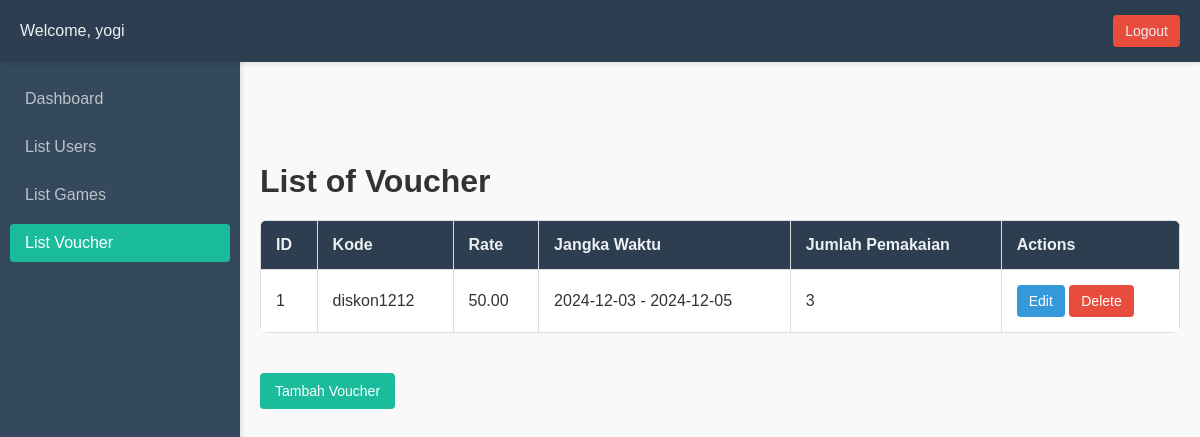
The page /admin/listVoucher.php (signed in) on the database its author committed.
### tables this page shows
CREATE TABLE `vouchers` (
  `id` int(11) NOT NULL,
  `code` varchar(50) NOT NULL,
  `discount_rate` decimal(5,2) NOT NULL,
  `max_discount` decimal(10,2) DEFAULT NULL,
  `start_date` date NOT NULL,
  `end_date` date NOT NULL,
  `usage_limit` int(11) NOT NULL DEFAULT 1,
  `used_count` int(11) NOT NULL DEFAULT 0,
  `created_at` timestamp NOT NULL DEFAULT current_timestamp()
);

### admin/listVoucher.php (the view, shortened to what this page needs)
<?php
$conn = connect_db();
$voucher = "select * from vouchers";
$hasil = $conn->query($voucher);
?>
<!DOCTYPE html>
<html lang="en">
<head>
</head>
<body>
    <div class="navbar">
        <div class="user-info">
            <span>Welcome, <?php echo htmlspecialchars($_SESSION['fullname']); ?></span>
        </div>
        <a href="../logout.php" class="logout-btn">Logout</a>
    </div>
    <div class="sidebar">
        <a href="dashboardAdmin.php">Dashboard</a>
        <a href="listUsers.php">List Users</a>
        <a href="listGames.php">List Games</a>
        <a href="#" class="active">List Voucher</a>
    </div>
    <div class="content">
        <h1>List of Voucher</h1>
        <table>
            <?php if ($hasil->num_rows > 0): ?>
                <thead>
                    <tr>
                        <th>ID</th>
                        <th>Kode</th>
                        <th>Rate</th>
                        <th>Jangka Waktu</th>
                        <th>Jumlah Pemakaian</th>
                        <th>Actions</th>
                    </tr>
                </thead>
                <tbody>
                    <?php while ($row = $hasil->fetch_assoc()): ?>
                        <tr>
                            <td><?php echo $row['id'] ?></td>
                            <td><?php echo $row['code'] ?></td>
                            <td><?php echo $row['discount_rate'] ?></td>
                            <td><?php echo $row['start_date'] ?> - <?php echo $row['end_date'] ?></td>
                            <td><?php echo $row['usage_limit'] ?></td>
                            <td>
                                <a href="editVoucher.php?id=<?php echo $row['id'] ?>" class="btn edit-btn">Edit</a>
                                <a href="?delete_id=<?php echo $row['id'] ?>" class="btn delete-btn" onclick="return confirm('Anda yakin ingin menghapus voucher ini?')">Delete</a>
                            </td>
                        </tr>
                    <?php endwhile; ?>
                <?php else: ?>
                    <h1>Tidak ada voucher tersedia saat ini.</h1>
                <?php endif; ?>
                </tbody>
        </table>
        <a href="addVoucher.php" class="btn add-btn">Tambah Voucher</a>
    </div>
</body>
</html>

### admin/listVoucher.php (style rules this page uses)
body { font-family: 'Arial', sans-serif; margin: 0; padding: 0; background-color: #f9f9f9; color: #333; }
.navbar { display: flex; justify-content: space-between; align-items: center; padding: 15px 20px; background-color: #2c3e50; color: #ecf0f1; box-shadow: 0 2px 4px rgba(0, 0, 0, 0.1); z-index: 1000; position: relative; }
.navbar .user-info { display: flex; align-items: center; font-size: 16px; }
.navbar .logout-btn { text-decoration: none; padding: 8px 12px; background-color: #e74c3c; color: #ecf0f1; border-radius: 4px; font-size: 14px; transition: background-color 0.3s ease; }
.sidebar { position: fixed; top: 60px; left: 0; width: 220px; height: calc(100% - 60px); background-color: #34495e; color: #ecf0f1; padding: 20px 10px; box-shadow: 2px 0 5px rgba(0, 0, 0, 0.1); z-index: 500; }
.sidebar a { display: block; text-decoration: none; color: #bdc3c7; padding: 10px 15px; margin-bottom: 10px; border-radius: 4px; transition: background 0.3s, color 0.3s; }
.sidebar a:hover, .sidebar a.active { background-color: #1abc9c; color: #fff; }
.content { margin-left: 240px; padding: 20px; padding-top: 80px; }
.content h1 { font-size: 2em; margin-bottom: 20px; }
table { width: 100%; border-collapse: collapse; margin-bottom: 20px; background-color: #fff; border-radius: 8px; overflow: hidden; }
table th, table td { padding: 15px; text-align: left; border: 1px solid #ddd; }
table th { background-color: #2c3e50; color: #ecf0f1; }
.btn { padding: 8px 12px; border-radius: 4px; font-size: 14px; text-align: center; display: inline-block; transition: background-color 0.3s ease; }
.edit-btn { background-color: #3498db; color: #fff; text-decoration: none; }
.delete-btn { background-color: #e74c3c; color: #fff; text-decoration: none; }
.add-btn { display: inline-block; margin-top: 20px; padding: 10px 15px; background-color: #1abc9c; color: #fff; text-decoration: none; border-radius: 4px; }

### rows shown on the page
vouchers: id "1", code "diskon1212", discount_rate "50.00", start_date "2024-12-03", end_date "2024-12-05", usage_limit "3"

### other values the page prints
$_SESSION['fullname'] "yogi"
